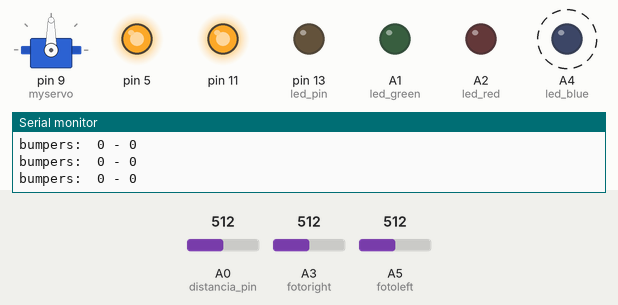
Simulated run of this sketch. Board: Arduino Uno, built with avr-gcc and run on an emulated ATmega328P. On the bench: servo, output pins drawn as LEDs (lit = HIGH), the last lines printed to the serial monitor. Dashed ring = blinking. The test bench sets the inputs (shaded band); at power-on: A3 (fotoright) = 512, A0 (distancia_pin) = 512, A5 (fotoleft) = 512.

Above: at 0.04 s.
1.3 s: A3 (fotoright) set to 684
4.3 s: A3 (fotoright) set to 708
At 5.09 s:
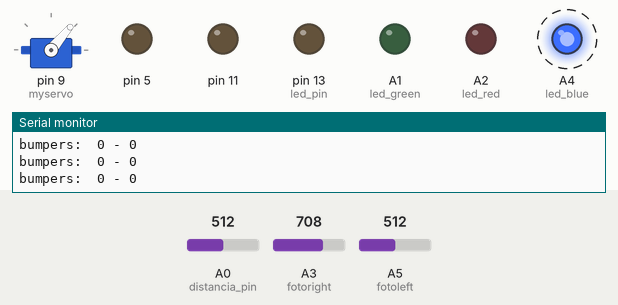
7.3 s: A0 (distancia_pin) set to 716
At 7.3 s:
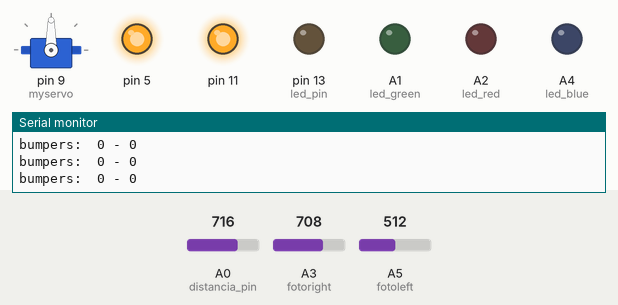
8.8 s: A0 (distancia_pin) set to 608
11.8 s: A0 (distancia_pin) set to 592
At 12.57 s:
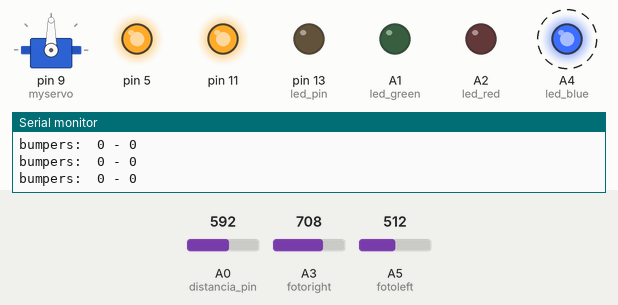
14.8 s: A0 (distancia_pin) set to 810
At 15.6 s:
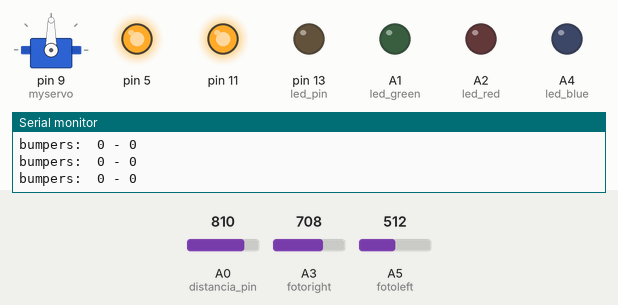
Timing chart, 0 to 17.3 s (numbered marks = the images above; inputs shaded):
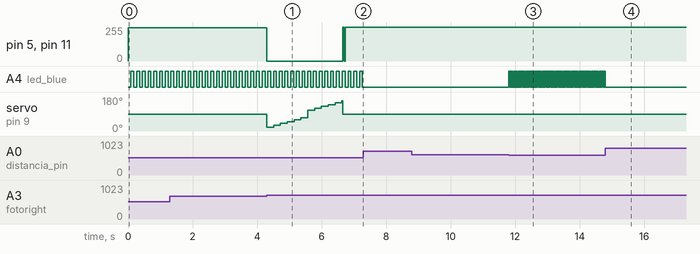

The sketch:

sketch_jul04a.ino
```cpp
int distancia_pin = A0;
int bumperLeft_pin = 7;
int bumperRight_pin = 8;
int led_pin = 13;
int led_green = A1;
int led_red = A2;
int led_blue = A4;
int distancia;
int pos = 0;
int potencia = 0;
//int range_pot = A3;
int fotoleft = A5;
int fotoright = A3;
int resultdist = 400;
int active_leds = 0; //0 = verde e vermelho; 1 = vermelho; 2 = azul
int leftlight;
int rightlight;
int flag_dark = 0;
int flag_rotatation_right = 0;
int flag_rotatation_left = 0;
int flag_turn = 0;
int flag_bumper_right = 0;
int flag_bumper_left = 0;
int peso_left = 0;
int peso_right = 0;
//int button = B2;

#include <Metro.h>
#include <Servo.h>

Servo myservo;  // create servo object to control a servo

Metro ledMetro = Metro(500);
Metro sweepMetro = Metro(200);
Metro turnMetro = Metro(300); //Coming from dark corner

Metro quick_backMetro = Metro(400); //To back after bumping
Metro bumperMetro = Metro(400); //Turn after bumping


void setup() {
  // put your setup code here, to run once:
  Serial.begin(9600);

  pinMode(led_pin, OUTPUT);
  pinMode(bumperLeft_pin, INPUT_PULLUP);
  pinMode(bumperRight_pin, INPUT_PULLUP);
  pinMode(0, INPUT_PULLUP);
  myservo.attach(9);
  pinMode(11, OUTPUT);
  pinMode(led_green, OUTPUT);
  pinMode(led_red, OUTPUT);
  pinMode(led_blue, OUTPUT);
}

void loop() {
  // put your main code here, to run repeatedly:

  //choque e volta
  leftlight = analogRead(fotoleft);
  rightlight = analogRead(fotoright);

  //Serial.println(leftlight);
  //Serial.println(rightlight);
  //int resultadoMapPot = map(potencia, 1000, 0, 50, 2000);

  if(leftlight < 700 && rightlight < 700)
  {
    DiffTurn(-250, -250);
    flag_dark = 1;
    flag_rotatation_right = 1;
    flag_rotatation_left = 0;
    peso_right = 0;
    peso_left = 0;
    pos = 20;
    active_leds = 2;
  }

  else if(flag_dark == 1)
  {
    //SERVO SWEEP
    DiffTurn(0, 0);

    if(flag_rotatation_right == 1 && sweepMetro.check() == 1)
    {
      myservo.write(pos);

      if(pos < 70)
      {
        pos += 10;
      }
      else
      {
        flag_rotatation_right = 0;
        flag_rotatation_left = 1;
        pos = 110;
      }

      peso_right += analogRead(distancia_pin);
      sweepMetro.reset();
    }

    else if(flag_rotatation_left == 1 && sweepMetro.check() == 1)
    {
      myservo.write(pos);

      if(pos < 160)
      {
        pos += 10;
      }
      else
      {
        flag_rotatation_right = 0;
        flag_rotatation_left = 0;
        flag_turn = 1;
        Serial.print(peso_left);
        Serial.print(" - ");
        Serial.println(peso_right);
        pos = 90;
        myservo.write(pos);
        turnMetro.reset();
      }

      peso_left += analogRead(distancia_pin);
      sweepMetro.reset();
    }

    else if(flag_turn == 1)
    {
      if(peso_left > 800 && peso_right > 800)
      {
        DiffTurn(-255,-255);
        if(turnMetro.check() == 1)
        {
          DiffTurn(0,0);
          flag_rotatation_right = 1;
          flag_dark = 1;
          flag_turn = 0;
        }
        turnMetro.reset();
      }
      else
      {
        if(peso_left < peso_right)
        {
          DiffTurn(255,-255);
          Serial.println("turning left");
          if(turnMetro.check() == 1)
          {
            DiffTurn(0,0);
            flag_turn = 0;
            flag_dark = 0;
            turnMetro.reset();
          }

        }
        else
        {
          DiffTurn(-255,255);
          Serial.println("turning right");
          if(turnMetro.check() == 1)
          {
            DiffTurn(0,0);
            flag_turn = 0;
            flag_dark = 0;
            turnMetro.reset();
          }

        }
      }
    }
  }

  //Go Forward
  else
  {
    if(digitalRead(bumperRight_pin) == 1  || flag_bumper_right == 1)
    {
      if(flag_turn == 0)
      {
        DiffTurn(-150, -150);
        if(quick_backMetro.check() == 1)
         {
         Serial.println("backing up");
         DiffTurn(-255, 255);
         flag_turn = 1;
         quick_backMetro.reset();
         bumperMetro.reset();
          }
      }
      flag_bumper_right = 1;


      if(bumperMetro.check() == 1)
      {
         Serial.println("turning, bumper");
         DiffTurn(0, 0);
         bumperMetro.reset();
         flag_bumper_right = 0;
         flag_turn = 0;
      }
    }
    else if(digitalRead(bumperLeft_pin) == 1  || flag_bumper_left == 1)
    {
      if(flag_turn == 0)
      {
        DiffTurn(-150, -150);
        if(quick_backMetro.check() == 1)
         {
         DiffTurn(255, -255);
         flag_turn = 1;
         quick_backMetro.reset();
         bumperMetro.reset();
          }
      }
        flag_bumper_left = 1;

      if(bumperMetro.check() == 1)
      {
         DiffTurn(0, 0);
         bumperMetro.reset();
         flag_bumper_left = 0;
         flag_turn = 0;
      }
    }
    else
    {
      DiffTurn(200, 190);
    }
  }

  //Gestão LEDS
  distancia = analogRead(distancia_pin);
  LEDInterval();
  //Serial.println(distancia);
  if(distancia < 150 && flag_dark == 0)
  {
    active_leds = 0;
  }
  else if(distancia > 150 && flag_dark == 0)
  {
    active_leds = 1;
  }
  if(ledMetro.check() == 1)
  {
    if(active_leds == 0)
    {
      digitalWrite(led_blue, LOW);
      digitalWrite(led_green, HIGH);
      ChangeLED(led_red);
    }
    else if(active_leds == 1)
    {
      digitalWrite(led_green, LOW);
      digitalWrite(led_blue, LOW);
      ChangeLED(led_red);
    }
    else if(active_leds == 2)
    {
      digitalWrite(led_green, LOW);
      digitalWrite(led_red, LOW);
      ChangeLED(led_blue);
    }

    ledMetro.reset();
  }

  Serial.print("bumpers:  ");
  Serial.print(flag_bumper_left);
  Serial.print(" - ");
  Serial.println(flag_bumper_right);
}
  /* POTENCIOMETRO
  potencia = analogRead(range_pot);
  resultadoMapPot = map(potencia, 1000, 0, 0, 150);
  analogWrite(11, resultadoMapPot);
  analogWrite(3, resultadoMapPot);
  distancia = analogRead(distancia_pin);
  Serial.println(distancia);
  if(distancia>250){
    analogWrite(11, 0);
    analogWrite(3, 0);
    analogWrite(5, resultadoMapPot);
    analogWrite(6, resultadoMapPot);
    delay(1500);
    analogWrite(5, 0);
    analogWrite(6, 0);
  }
  delay(1500);
  analogWrite(11, 0);
  delay(2000);*/


void ChangeLED(int _led){
  if(digitalRead(_led) == HIGH){
    digitalWrite(_led, LOW);
  }
  else{
    digitalWrite(_led, HIGH);
  }
}

void LEDInterval(){
  if(distancia < 150)
  {
    resultdist = 1000;
  }
  else
  {
    resultdist = map(distancia, 150, 600, 400, 0);
  }
  ledMetro.interval(resultdist);
}

void DiffTurn(int speedLeft, int speedRight) {

 if (speedLeft > 0)
 {
  analogWrite(6, speedLeft);
  digitalWrite(11, LOW);
 }

 if (speedLeft < 0)
 {
  digitalWrite(6, LOW);
  analogWrite(11, speedLeft*-1);
 }

 if (speedLeft == 0)
 {
  digitalWrite(6, LOW);
  digitalWrite(11, LOW);
 }

 if (speedRight > 0 )
 {
  analogWrite(3, speedRight);
  digitalWrite(5, LOW);
 }

 if (speedRight < 0 )
 {
  digitalWrite(3, LOW);
  analogWrite(5, speedRight*-1);
 }

 if (speedRight == 0)
 {
  digitalWrite(3, LOW);
  digitalWrite(5, LOW);
 }

}
```

Measured:
- the behaviour switches between 699 and 700 on A3 (fotoright) (found by bisection; images 0 and 1)
- the behaviour switches between 602 and 601 on A0 (distancia_pin) (found by bisection; images 2 and 3)
- after the input at 4.3 s, pin 5, pin 11: 250/255 → 0/255 at once, → 255/255 2.4 s later; servo on pin 9 (myservo): 90° → 20° at once, → 30° 0.21 s later, → 40° 0.21 s later, → 50° 0.21 s later, … (13 changes in this stretch)
- after the input at 7.3 s, A4 (led_blue): stops changing and stays LOW
- after the input at 11.8 s, A4 (led_blue): alternates HIGH for 0.02 s and LOW for 0.02 s, starting at once
- after the input at 14.8 s, A4 (led_blue): stops changing and stays LOW
- by itself, A4 (led_blue): alternates HIGH for 0.09 s and LOW for 0.09 s
